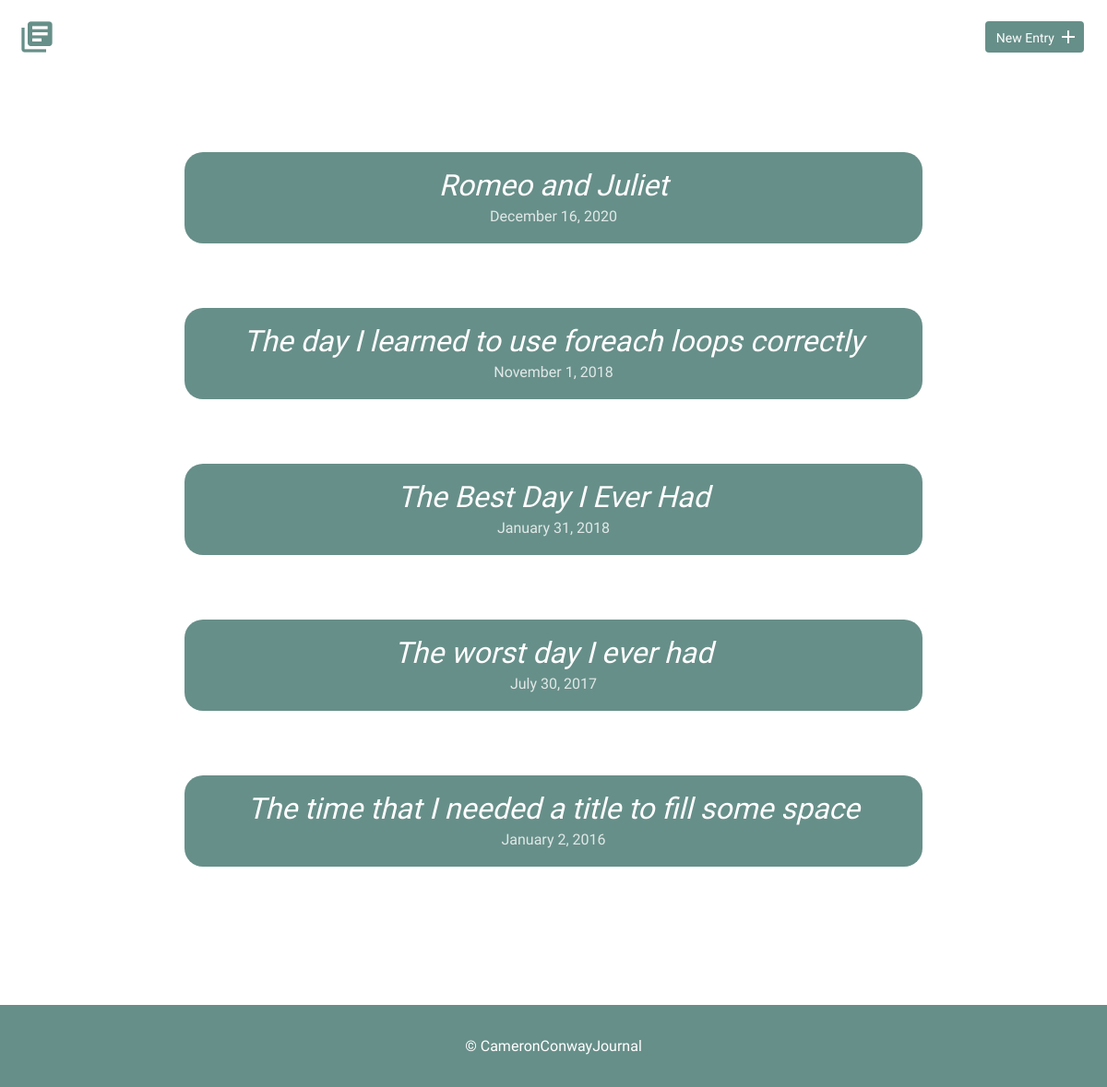
Before: / with the older database file.
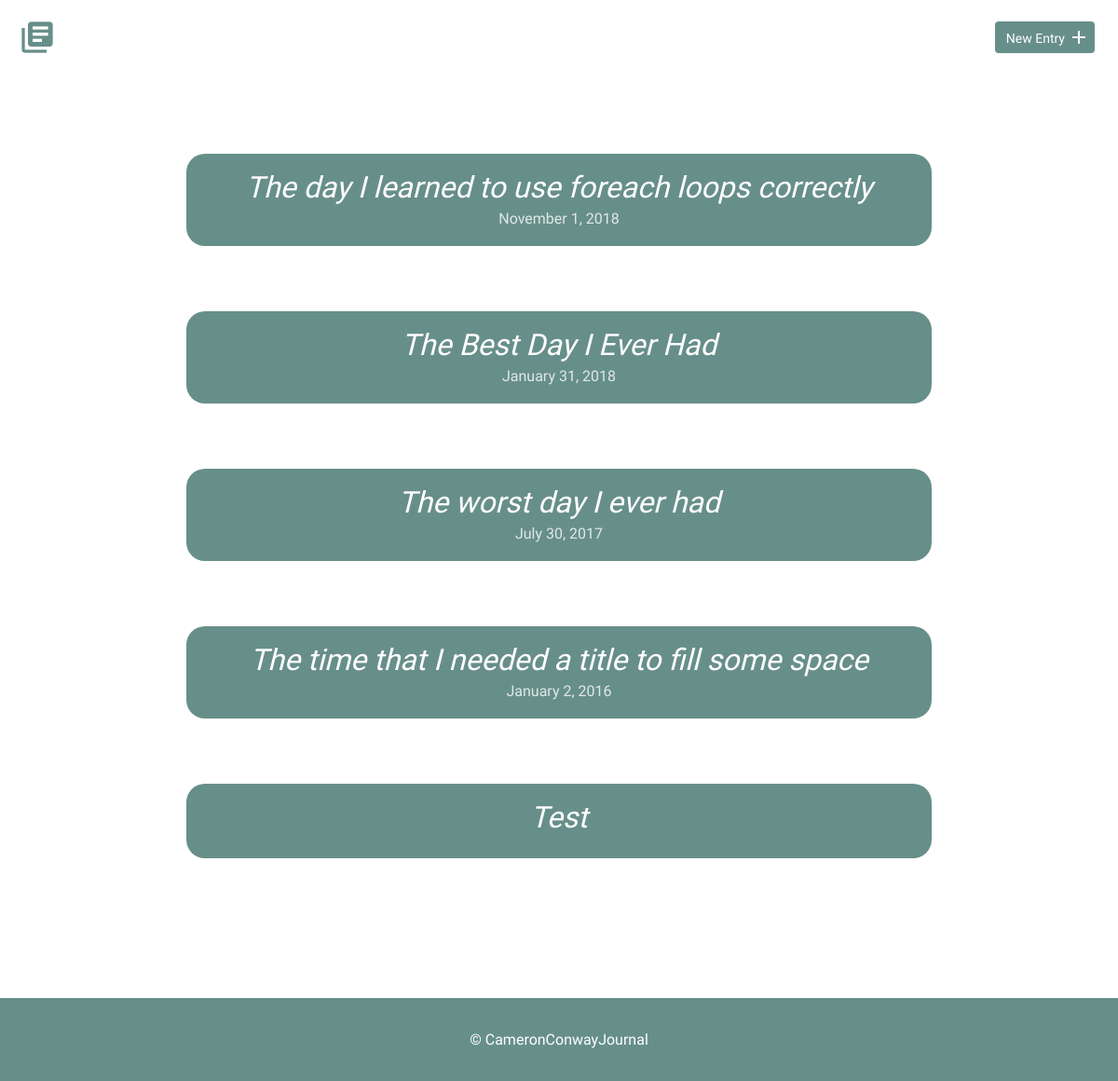
After: the same page with the newer database file.
### tables this page shows
CREATE TABLE "entries" (
	`id`	INTEGER,
	`title`	TEXT,
	`date`	TEXT,
	`time_spent`	INTEGER,
	`learned`	BLOB,
	`resources`	BLOB,
	PRIMARY KEY(`id`)
);

### inc/functions.php (called while the page is built, shortened)
<?php
function get_all_entries() {
    include "connection.php";
    try {
        return $db->query('SELECT id, title, date FROM entries ORDER BY date DESC');
    } catch(Exception $e) {
        echo "Error Message - " . $e->getMessage() . "</br>";
        return false;
    }
    return true;
}

### index.php (the view, shortened to what this page needs)
<?php
    include "inc/functions.php";
    include "inc/header.php";?>
        <section>
            <div class="container">
                <div class="entry-list index-entries">
                    <?php
                        foreach(get_all_entries() as $entry) {
                            $formattedDate = date('F j, Y', strtotime($entry['date']));
                            echo "<article>";
                            echo "<h2><a class='index-title' href='detail.php?id=" . $entry['id'] . "'>" . $entry['title'] . "</a></h2>";
                            if(!empty($entry['date'])) {
                                echo "<time class='index-time' datetime='" . $entry['date'] . "'>" . $formattedDate . "</time>";
                            }
                            echo "</article>";
                        }
                    ?>
                </div>
            </div>
        </section>
    <?php include "inc/footer.php"; ?>

Changed rows visible on the page:
removed entries: title "Romeo and Juliet", date "December 16, 2020"
added entries: title "Test"
